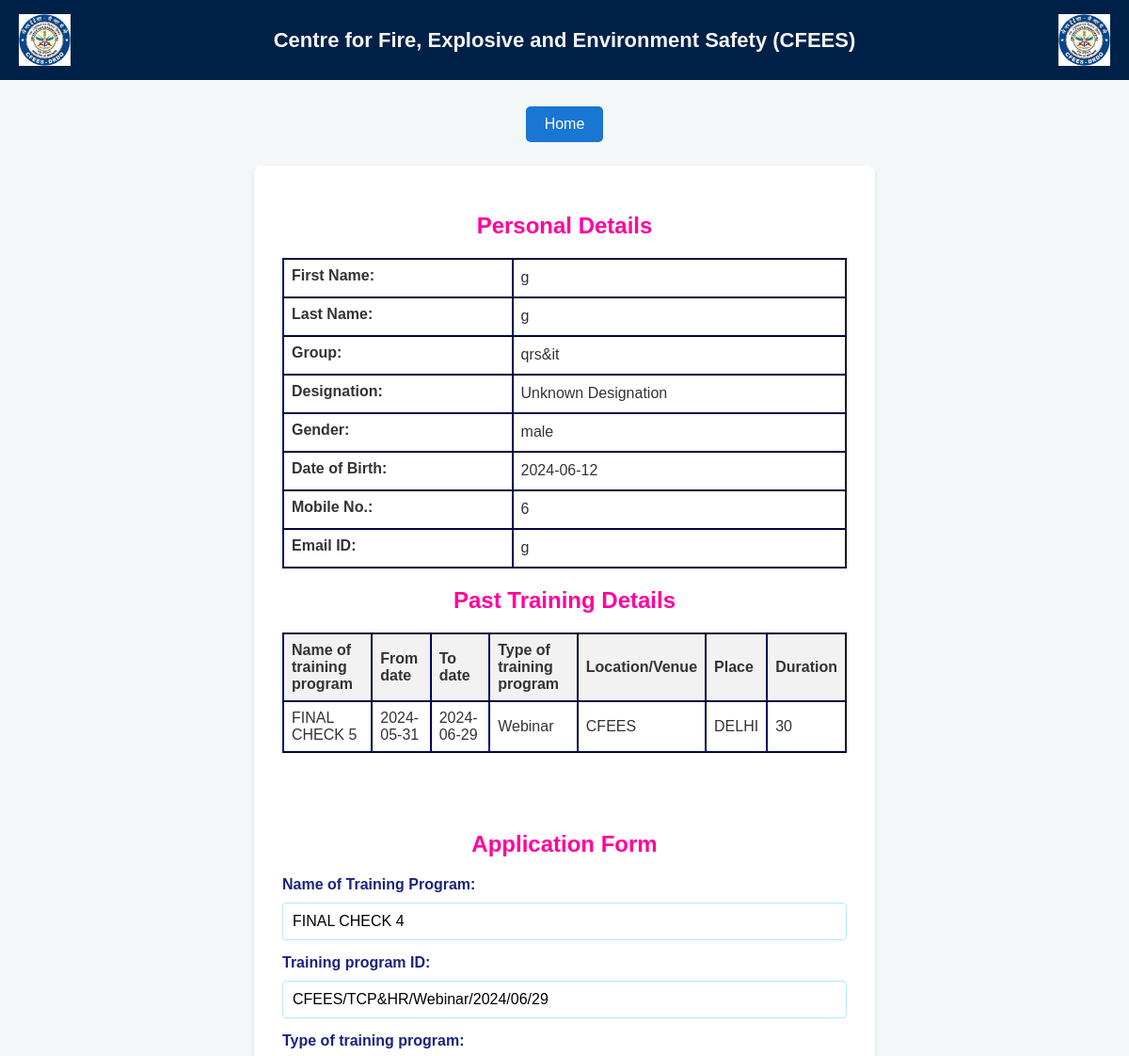
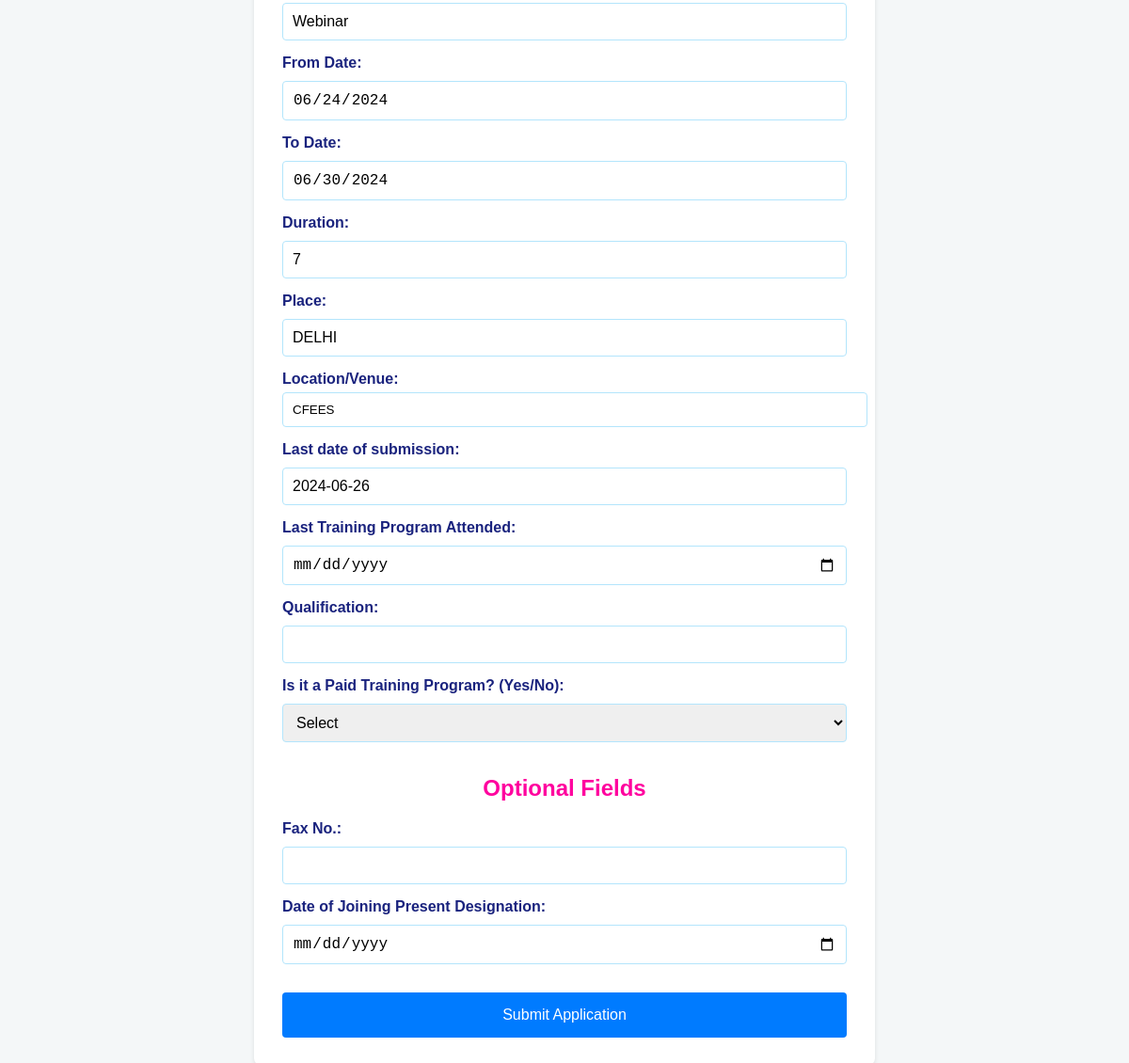
The app's page /direct_application.php?training_id=29 (signed in) with its own data (2 pictures, top to bottom).
### tables this page shows
CREATE TABLE `emp` (
  `id` int(11) NOT NULL,
  `first_name` varchar(255) NOT NULL,
  `middle_name` varchar(255) DEFAULT NULL,
  `last_name` varchar(255) NOT NULL,
  `gender` enum('male','female','other') DEFAULT NULL,
  `dob` date DEFAULT NULL,
  `email_id` varchar(255) NOT NULL,
  `mobile_no` int(10) DEFAULT NULL,
  `cadre_id` int(11) DEFAULT NULL,
  `desig_id` int(11) DEFAULT NULL,
  `internal_desig_id` int(11) DEFAULT NULL,
  `group_id` int(11) DEFAULT NULL,
  `username` varchar(50) NOT NULL,
  `password` varchar(50) DEFAULT NULL
);

CREATE TABLE `group_info` (
  `group_id` int(11) NOT NULL,
  `group_name` varchar(255) NOT NULL,
  `group_head_id` int(11) NOT NULL,
  `ad_id` int(11) NOT NULL
);

CREATE TABLE `training_details` (
  `id` int(11) NOT NULL,
  `username` varchar(50) DEFAULT NULL,
  `name_of_seminar` varchar(255) DEFAULT NULL,
  `duration` varchar(255) DEFAULT NULL,
  `from_date` date DEFAULT NULL,
  `to_date` date DEFAULT NULL,
  `type_of_event` text DEFAULT NULL,
  `location` varchar(255) NOT NULL,
  `place` varchar(255) NOT NULL
);

CREATE TABLE `training_forms` (
  `id` int(11) NOT NULL,
  `seminar_id` varchar(255) NOT NULL,
  `from_date` date NOT NULL,
  `to_date` date NOT NULL,
  `duration` int(11) NOT NULL,
  `name_of_seminar` varchar(255) NOT NULL,
  `place` varchar(255) NOT NULL,
  `last_date_of_submission` date NOT NULL,
  `eligibility_criteria` text NOT NULL,
  `remarks` text DEFAULT NULL,
  `notice` varchar(255) DEFAULT NULL,
  `type_of_event` text NOT NULL,
  `location` varchar(255) NOT NULL
);

CREATE TABLE `applications1` (
  `name_of_applicant` varchar(255) NOT NULL,
  `designation` varchar(255) DEFAULT NULL,
  `fax_no` varchar(20) DEFAULT NULL,
  `date_of_joining` date DEFAULT NULL
);

### direct_application.php (the view, shortened to what this page needs)
<?php
$username = $_SESSION['username'];
$conn = new mysqli("localhost", "root", "", "permission_request_system");
$sql_emp = "SELECT * FROM emp WHERE username=?";
$stmt_emp = $conn->prepare($sql_emp);
$stmt_emp->bind_param("s", $username);
$stmt_emp->execute();
$result_emp = $stmt_emp->get_result();
$emp_data = $result_emp->fetch_assoc();
$designation_title = 'Unknown Designation';
$group_id = $emp_data['group_id'] ?? null;
$group_name = 'Unknown Group';
if ($group_id !== null) {
    $sql_group = "SELECT group_name FROM group_info WHERE group_id=?";
    $stmt_group = $conn->prepare($sql_group);
    $stmt_group->bind_param("i", $group_id);
    $stmt_group->execute();
    $result_group = $stmt_group->get_result();
    if ($result_group->num_rows > 0) {
        $row_group = $result_group->fetch_assoc();
        $group_name = $row_group['group_name'];
    }
}
$training_id = $_GET['training_id'];
$sql = "SELECT seminar_id, name_of_seminar, from_date, to_date, place, last_date_of_submission, duration, location, type_of_event FROM training_forms WHERE id = ?";
$stmt = $conn->prepare($sql);
$stmt->bind_param("i", $training_id);
$stmt->execute();
$result = $stmt->get_result();
if ($result->num_rows > 0) {
    $training = $result->fetch_assoc();
} else {
    die("Training form not found.");
}
$sql_applications = "SELECT * FROM applications1 WHERE name_of_applicant=?";
$stmt_applications = $conn->prepare($sql_applications);
$stmt_applications->bind_param("s", $username);
$stmt_applications->execute();
$result_applications = $stmt_applications->get_result();
$application_data = $result_applications->fetch_assoc();
$sql_training = "SELECT * FROM training_details WHERE username=? ORDER BY id DESC LIMIT 5";
$stmt_training = $conn->prepare($sql_training);
$stmt_training->bind_param("s", $username);
$stmt_training->execute();
$result_training = $stmt_training->get_result();
$from_date = null;
?>
<!DOCTYPE html>
<html lang="en">
<head>
    <link rel="stylesheet" href="new_application.css">
</head>
<body>
<div class="header">
    <img src="drdo_logo_0.png" alt="DRDO Logo">
    <h1>Centre for Fire, Explosive and Environment Safety (CFEES)</h1>
    <img src="drdo_logo_0.png" alt="DRDO Logo">
</div>
<br>
    <?php include 'home_button.php'; ?>
    <div class="container">
    <h2 class="color">Personal Details</h2>
        <form method="post">
        <table>
    <tr>
        <td><label>First Name:</label></td>
        <td><?php echo htmlspecialchars($emp_data['first_name'] ?? ''); ?></td>
    </tr>
    <tr>
        <td><label>Last Name:</label></td>
        <td><?php echo htmlspecialchars($emp_data['last_name'] ?? ''); ?></td>
    </tr>
    <tr>
        <td><label>Group:</label></td>
        <td><?php echo htmlspecialchars($group_name); ?></td>
    </tr>
    <tr>
        <td><label for="designation">Designation:</label></td>
        <td><?php echo htmlspecialchars($designation_title); ?></td>
    <tr>
        <td><label for="gender">Gender:</label></td>
        <td><?php echo htmlspecialchars($emp_data['gender'] ?? ''); ?></td>
    </tr>
    <tr>
        <td><label for="dob">Date of Birth:</label></td>
        <td><?php echo htmlspecialchars($emp_data['dob'] ?? ''); ?></td>
    </tr>
    <tr>
        <td><label for="mobile_no">Mobile No.:</label></td>
        <td><?php echo htmlspecialchars($emp_data['mobile_no'] ?? ''); ?></td>
    </tr>
    <tr>
        <td><label for="email_id">Email ID:</label></td>
        <td><?php echo htmlspecialchars($emp_data['email_id'] ?? ''); ?></td>
    </tr>
</table>
            <h2 class="color">Past Training Details</h2>
            <?php if ($result_training->num_rows > 0): ?>
            <table>
                <thead>
                    <tr>
                        <th>Name of training program</th>
                        <th>From date</th>
                        <th>To date</th>
                        <th>Type of training program</th>
                        <th>Location/Venue</th>
                        <th>Place</th>
                        <th>Duration</th>
                    </tr>
                </thead>
                <tbody>
                    <?php while ($row = $result_training->fetch_assoc()): ?>
                    <tr>
                        <td><?php echo htmlspecialchars($row['name_of_seminar']); ?></td>
                        <td><?php echo htmlspecialchars($row['from_date']); ?></td>
                        <td><?php echo htmlspecialchars($row['to_date']); ?></td>
                        <td><?php echo htmlspecialchars($row['type_of_event']); ?></td>
                        <td><?php echo htmlspecialchars($row['location']); ?></td>
                        <td><?php echo htmlspecialchars($row['place']); ?></td>
                        <td><?php echo htmlspecialchars($row['duration']); ?></td>
                    </tr>
                    <?php endwhile; ?>
                </tbody>
            </table>
        <?php else: ?>
            <p>No previous data available.</p>
        <?php endif; ?>
        <br>
            <h2 class="color">Application Form</h2>
            <div class="form-group">
            <label for="name_of_seminar">Name of Training Program:</label>
            <input type="text" id="name_of_seminar" name="name_of_seminar" value="<?php echo htmlspecialchars($training['name_of_seminar']); ?>" readonly>
        </div>
        <div class="form-group">
        <label for="seminar_id">Training program ID:</label>
        <input  type="text" id="seminar_id" name="seminar_id" value="<?php echo htmlspecialchars($training['seminar_id']); ?>" readonly>
        </div>
        <div class="form-group">
           <label for="type_of_event">Type of training program:</label>
           <input  type="text" id="type_of_event" name="type_of_event" value="<?php echo htmlspecialchars($training['type_of_event']); ?>">
        </div>
        <div class="form-group">
            <label for="from_date">From Date:</label>
            <input type="date" id="from_date" name="from_date" value="<?php echo htmlspecialchars($training['from_date']); ?>" readonly>
        </div>
            <div class="form-group">
            <label for="to_date">To Date:</label>
            <input type="date" id="to_date" name="to_date" value="<?php echo htmlspecialchars($training['to_date']); ?>" readonly>
        </div>
            <div class="form-group">
            <label for="duration">Duration:</label>
            <input type="text" id="duration" name="duration" value="<?php echo htmlspecialchars($training['duration']); ?>" readonly>
        </div>
        <div class="form-group">
            <label for="place">Place:</label>
            <input type="text" id="place" name="place" value="<?php echo htmlspecialchars($training['place']); ?>" readonly>
        </div>
        <div class="form-group">
            <label for="location">Location/Venue:</label>
            <input type="location" id="location" name="location" value="<?php echo htmlspecialchars($training['location']); ?>" readonly>
</div>
            <div class="form-group">
            <label for="last_date_of_submission">Last date of submission:</label>
            <input type="text" id="last_date_of_submission" name="last_date_of_submission" value="<?php echo htmlspecialchars($training['last_date_of_submission']); ?>" readonly>
        </div>
        <div class="form-group">
        <label for="last_conference_attended">Last Training Program Attended:</label>
        <input type="date" id="last_conference_attended" name="last_conference_attended" value="<?php echo $from_date ? $from_date : ''; ?>">
        </div>
        <div class="form-group">
            <label for="qualification">Qualification:</label>
            <input type="text" id="qualification" name="qualification" required>
</div>
        <div class="form-group">
        <label for="is_paid">Is it a Paid Training Program? (Yes/No):</label>
<select id="is_paid" name="is_paid" onchange="toggleTransactionFields()">
    <option value="">Select</option>
</select>
</div>
        <div class="form-group">
        <h2 class="color">Optional Fields </h2>
        <div class="form-group">
                <label for="fax_no">Fax No.:</label>
                <input type="tel" id="fax_no" name="fax_no" value="<?php echo htmlspecialchars($application_data['fax_no'] ?? ''); ?>">
            </div>
            <div class="form-group">
                <label for="date_of_joining">Date of Joining Present Designation:</label>
                <input type="date" id="date_of_joining" name="date_of_joining" value="<?php echo htmlspecialchars($application_data['date_of_joining'] ?? ''); ?>">
        </div>
        </div>
        <input type="submit" value="Submit Application">
            </form>
    </div>
</body>
</html>

### new_application.css (style rules this page uses)
body { font-family: Arial, sans-serif; background-color: #f4f7f8; margin: 0; padding: 0; color: #333; }
.container { width: 100%; max-width: 600px; margin: 25px auto; background: #fff; padding: 30px; box-shadow: 0 2px 4px rgba(0, 0, 0, 0.1); border-radius: 8px; }
h2 { text-align: center; margin-bottom: 20px; color: #007BFF; }
form { display: flex; flex-direction: column; }
.form-group { margin-bottom: 15px; }
label { margin-bottom: 5px; font-weight: bold; display: block; }
input[type="text"], input[type="email"], input[type="tel"], input[type="date"], select, textarea { width: 100%; padding: 10px; margin-top: 5px; border: 1px solid #ccc; border-radius: 4px; box-sizing: border-box; font-size: 16px; }
input[type="submit"] { width: 100%; background-color: #007BFF; color: white; padding: 15px; border: none; border-radius: 4px; cursor: pointer; font-size: 16px; }

### direct_application.php (style rules this page uses)
.header { background-color: #002147; color: white; padding: 15px 20px; display: flex; align-items: center; justify-content: space-between; }
.header img { height: 55px; }
.header h1 { font-size: 22px; margin: 0; color: #f4f4f4; }
.form-group { margin-bottom: 15px; }
.form-group label { display: block; margin-bottom: 5px; color: #1a237e; }
.form-group input, .form-group select, .form-group textarea { width: 100%; padding: 10px; border: 1px solid #b3e5fc; border-radius: 4px; }
table { width: 100%; border-collapse: collapse; }
th,td { text-align: left; padding: 8px; border: inset 2px #000422; }
th { background-color: #f2f2f2; }
table { width: 100%; border-collapse: collapse; border: 1px solid #ddd; }
.color { color:#ff009e; }

### records on screen
emp: first_name "g", last_name "g", gender "male", dob "2024-06-12", mobile_no "6", email "g"
group_info: group_name "qrs&it"
training_details: name_of_seminar "FINAL CHECK 5", from_date "2024-05-31", to_date "2024-06-29", type_of_event "Webinar", location "CFEES", place "DELHI", duration "30"
training_forms: name_of_seminar "FINAL CHECK 4", seminar_id "CFEES/TCP&HR/Webinar/2024/06/29", type_of_event "Webinar", from_date "06/24/2024", to_date "06/30/2024", duration "7", place "DELHI", location "CFEES", last_date_of_submission "2024-06-26"

### other values on screen
$designation_title "Unknown Designation"
